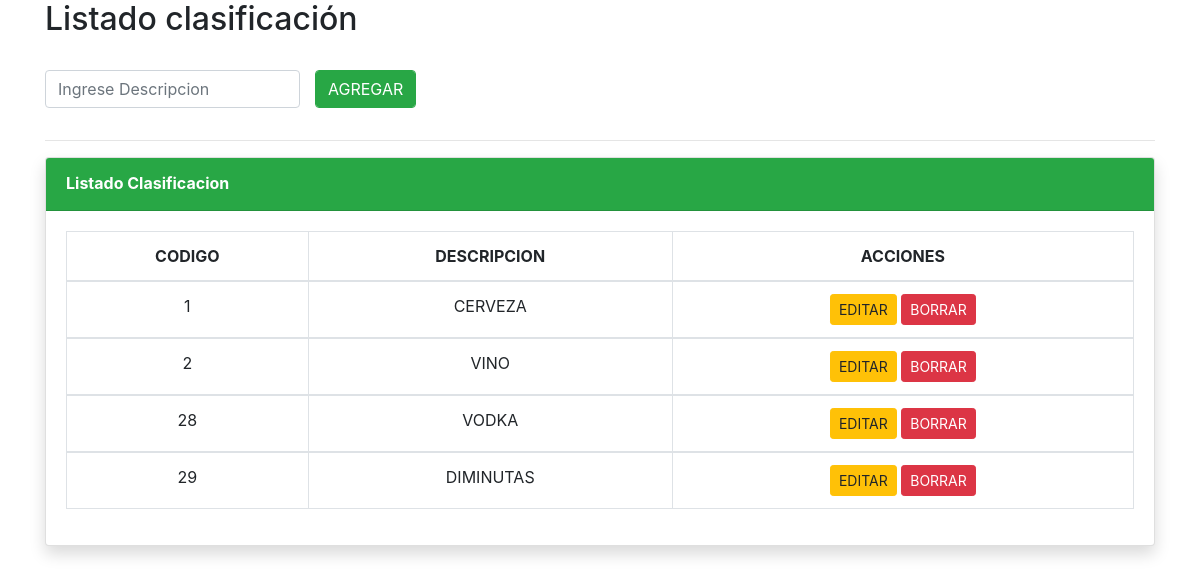
The page /referenciales/clasificacionlistado.php on the database its author committed.
### tables this page shows
CREATE TABLE `clasificacion` (
  `cla_id` int unsigned NOT NULL AUTO_INCREMENT,
  `cla_descri` varchar(45) NOT NULL,
  PRIMARY KEY (`cla_id`),
  UNIQUE KEY `cla_descri_UNIQUE` (`cla_descri`)
);

### clases/conexion.php (called while the page is built, shortened)
<?php
function db_query($query){
    $conect= mysqli_connect("localhost", "root", "minegrito", "compras_marce")or die("ERROR " . mysqli_error($conect));
   $result=mysqli_query($conect,$query);
   return $result;
}
function select_datos($tablaname,$id){
 $sql="select * from ".$tablaname." order by ".$id;
 return db_query($sql);
}

### referenciales/clasificacionlistado.php (the view, shortened to what this page needs)
<!DOCTYPE html>
<html>
    <head>
        <link rel="stylesheet" href="../css/bootstrap1.min.css">
        <link href="../menu/vendor/datatables/dataTables.bootstrap4.min.css" rel="stylesheet">
    </head>
    <body>
        <?php
        require ('../clases/conexion.php');
        $datos = select_datos("clasificacion", "cla_id");
        ?>
        <div class="container">
            <h2>Listado clasificación</h2>
            <br>
            <form action="#" method="POST" role="form">
                <div class="row">
                    <div class="col-sm-3">
                        <div class="form-group">
                            <input class="form-control" pattern="^[A-Za-z\s]+{2,254}" title="solo letras" type="text" name="txtclasi" id="" onKeyUp="this.value = this.value.toUpperCase();" autocomplete="off" placeholder="Ingrese Descripcion" value="" required="" autofocus="">
                        </div>
                    </div>
                    <div class="form-group">
                        <input class="form-control btn btn-success" name="AGREGAR" value="AGREGAR" type="submit" />
                    </div>
                </div>
            </form>
            <hr class="divider">
             <div class="card shadow mb-4">
                    <div class="card-header py-3 bg-success">
                        <h6 class="m-0 font-weight-bold text-white">Listado Clasificacion</h6>
                    </div>
                    <div class="card-body">
                        <div class="table-responsive">
                            <table class="table table-bordered" id="data-clasi" width="100%" cellspacing="0">
                                <thead align="center">
                                    <tr>
                                        <th>CODIGO</th>
                                        <th>DESCRIPCION</th>
                                        <th>ACCIONES</th>
                                    </tr>
                                </thead>
                                <?php while ($fila = mysqli_fetch_array($datos)) { ?>
                                <tbody>
                                    <tr style="text-align: center;">
                                        <td><?php echo $fila[0]; ?></td>
                                        <td><?php echo $fila[1]; ?></td>
                                        <td>
                                            <a  href="../referenciales/clasificacioneditar.php?vcod=<?php echo $fila[0]; ?>" class="btn btn-warning btn-sm">EDITAR</a>
                                            <a  href="#" onclick="borrar(<?php echo $fila[0] ?>)" data-toggle="modal" data-target="#logoutModal" class="btn btn-danger btn-sm">BORRAR</a>
                                        </td>
                                        </tr>
                                    </tbody>
                                <?php } ?>
                            </table>
                        </div>
                    </div>
                </div>
                </div>
    </body>
</html>

### rows shown on the page
clasificacion: cla_id "1", cla_descri "CERVEZA"
clasificacion: cla_id "2", cla_descri "VINO"
clasificacion: cla_id "28", cla_descri "VODKA"
clasificacion: cla_id "29", cla_descri "DIMINUTAS"
